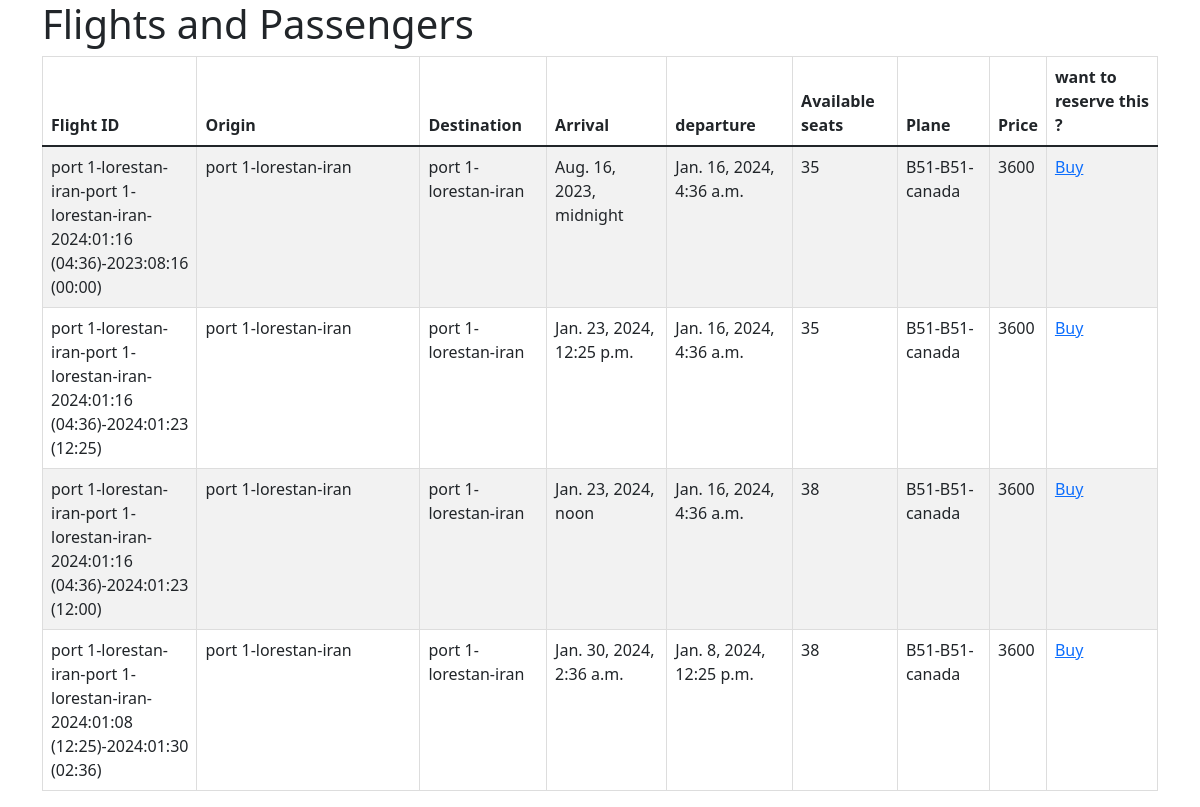
The app's page /flight/all/ (signed in) with its own data.
### flight/models.py (models this page shows, shortened)
class Flight(models.Model):
    origin = models.ForeignKey(Airport, on_delete=models.CASCADE, related_name="departures")
    destination = models.ForeignKey(Airport, on_delete=models.CASCADE, related_name="arrivals")
    departure = models.DateTimeField(default=datetime.now)
    arrival = models.DateTimeField(default=datetime.now)
    price = models.PositiveIntegerField(default=0, blank=False)
    cost_of_cancel = models.PositiveIntegerField(default=0, blank=True,
                                                 validators=[MinValueValidator(0), MaxValueValidator(100)])
    airplane = models.ForeignKey('Airplane', on_delete=models.SET_NULL, null=True, related_name="flights", blank=True)
    unique_id = models.CharField(max_length=200, default=f"", blank=True)
    capacity = models.PositiveIntegerField(default=40, validators=[MinValueValidator(1), MaxValueValidator(100)])
    count_of_reserved = models.PositiveIntegerField(default=0)
    flights = FlightManger()
    objects = models.Manager()
    def get_available_seats(self):
        return self.capacity - self.count_of_reserved

class Airport(models.Model):
    name = models.CharField(max_length=55, default="")
    country = models.CharField(max_length=50, choices=formatted_countries, default='')
    city = models.CharField(max_length=30, default='')
    objects = models.Manager()
    airports = AirPortManger()
    def __str__(self):
        return f"{self.name}-{self.city}-{self.country}"

class Airplane(models.Model):
    brand = models.CharField(max_length=50, default='')
    model = models.CharField(max_length=50, default="")
    company_name = models.CharField(max_length=60, default="")
    capacity = models.PositiveIntegerField(default=40, validators=[MinValueValidator(1), MaxValueValidator(100)])
    airplans = AirplaneManger()
    objects = models.Manager()
    def __str__(self):
        return f"{self.brand}-{self.model}-{self.company_name}"

### flight/views.py (the view)
# urls.py: path("all/", views.FlightListView.as_view(), name="all_flights"),
class FlightListView(LoginRequiredMixin, ListView):
    model = Flight
    template_name = 'flight/all_flights.html'
    login_url = "user:login"
    def get_context_data(self, **kwargs):
        context = super().get_context_data(**kwargs)
        flights = Flight.objects.all()
        flight_passenger_info = []
        available_seats = []
        for flight in flights:
            passengers = get_passengers_for_flight(flight.id)
            flight_passenger_info.append((flight, passengers))
            available_seats.append(flight.get_available_seats())
        context['flight_passenger_info'] = flight_passenger_info
        return context

### flight/manager.py (called while the page is built)
    def get_queryset(self):
        return super().get_queryset().filter()

### flight/views.py (called while the page is built)
def get_passengers_for_flight(flight_id):
    passengers = (
        Ticket.objects
        .filter(flight_id=flight_id)
        .values('user')
        .distinct()
    )
    return [passenger['user'] for passenger in passengers]

### templates/flight/all_flights.html (shortened to what this page needs)
<!DOCTYPE html>
<html lang="en">
<head>
    <link href="https://cdn.jsdelivr.net/npm/bootstrap@5.1.3/dist/css/bootstrap.min.css" rel="stylesheet"
>
</head>
<body>
<div class="container">
    <h1>Flights and Passengers</h1>
    <table class="table table-striped">
        <thead>
        <tr>
            <th>Flight ID</th>
            <th>Origin</th>
            <th>Destination</th>
            <th>Arrival</th>
            <th>departure</th>
            <th>Available seats</th>
            <th>Plane</th>
            <th>Price</th>
            <th>want to reserve this ?</th>
        </tr>
        </thead>
        <tbody>
        {% if flight_passenger_info %}
            {% for flight, passengers in flight_passenger_info %}
                <tr>
                    <td>{{ flight.unique_id }}</td>
                    <td>{{ flight.origin }}</td>
                    <td>{{ flight.destination }}</td>
                    <td>{{ flight.arrival }}</td>
                    <td>{{ flight.departure }}</td>
                    <td>{{ flight.get_available_seats }}</td>
                    <td>{{ flight.airplane }}</td>
                    <td>{{ flight.price }}</td>
                    <td><a href="{% url 'ticket:buying_ticket' fpk=flight.id %}">Buy</a></td>
                </tr>
            {% endfor %}
        {% endif %}
        </tbody>
    </table>
</div>
</body>
</html>

### templates/flight/all_flights.html (style rules this page uses)
table { width: 100%; border-collapse: collapse; }
th, td { border: 1px solid #dddddd; text-align: left; padding: 8px; }
th:nth-child(1), td:nth-child(1) { width: 10%; }
th:nth-child(2), td:nth-child(2) { width: 20%; }

### records on screen
Flight: unique_id "port 1-lorestan-iran-port 1-lorestan-iran-2024:01:16 (04:36)-2023:08:16 (00:00)", origin "port 1-lorestan-iran", destination "port 1-lorestan-iran", arrival "Aug. 16, 2023, midnight", departure "Jan. 16, 2024, 4:36 a.m.", get_available_seats "35", airplane "B51-B51-canada", price "3600"
Flight: unique_id "port 1-lorestan-iran-port 1-lorestan-iran-2024:01:16 (04:36)-2024:01:23 (12:25)", origin "port 1-lorestan-iran", destination "port 1-lorestan-iran", arrival "Jan. 23, 2024, 12:25 p.m.", departure "Jan. 16, 2024, 4:36 a.m.", get_available_seats "35", airplane "B51-B51-canada", price "3600"
Flight: unique_id "port 1-lorestan-iran-port 1-lorestan-iran-2024:01:16 (04:36)-2024:01:23 (12:00)", origin "port 1-lorestan-iran", destination "port 1-lorestan-iran", arrival "Jan. 23, 2024, noon", departure "Jan. 16, 2024, 4:36 a.m.", get_available_seats "38", airplane "B51-B51-canada", price "3600"
Flight: unique_id "port 1-lorestan-iran-port 1-lorestan-iran-2024:01:08 (12:25)-2024:01:30 (02:36)", origin "port 1-lorestan-iran", destination "port 1-lorestan-iran", arrival "Jan. 30, 2024, 2:36 a.m.", departure "Jan. 8, 2024, 12:25 p.m.", get_available_seats "38", airplane "B51-B51-canada", price "3600"
